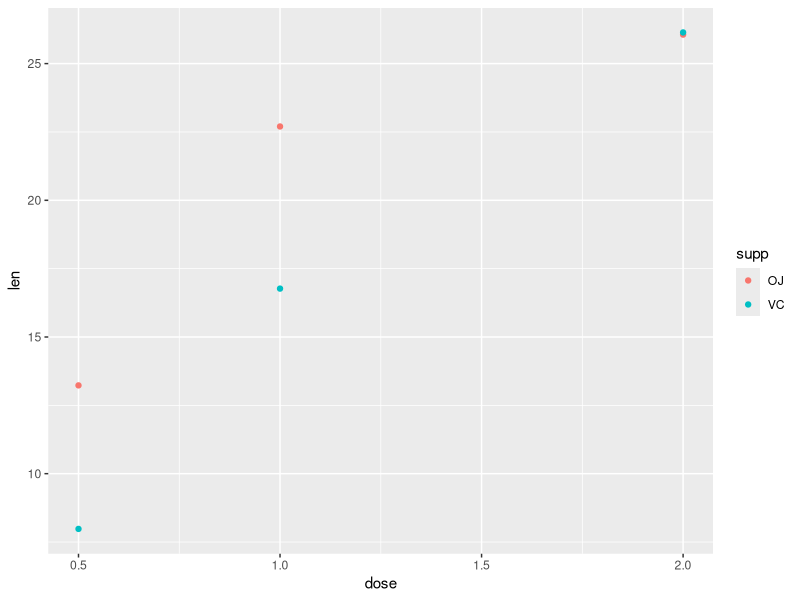
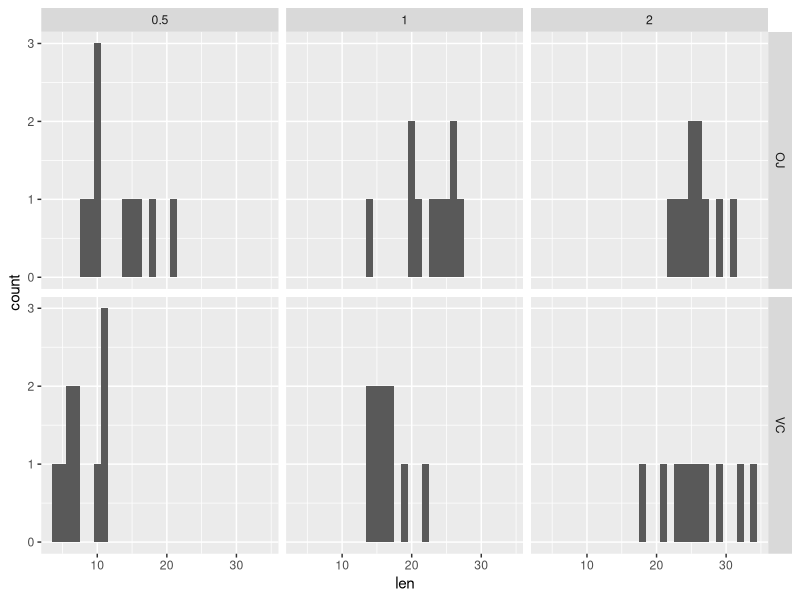

R code for these plots, in order: (Note: this script raises an error after producing the figures.)
## ---- chunk 1
data(ToothGrowth)
library(ggplot2)
## ---- chunk 2
    summary(ToothGrowth)
## ---- chunk 3
    data <- aggregate(len ~ supp + dose, data = ToothGrowth, FUN = mean)
    ggplot(data, aes(x = dose, y = len, color = supp)) + geom_point() 
## ---- chunk 4
    g <- ggplot(ToothGrowth, aes(x = len))
    #g  + facet_grid(supp ~ dose) + geom_line()
    ggplot(ToothGrowth, aes(x = len)) + geom_histogram(binwidth = 1) + facet_grid(supp ~ dose)
## ---- chunk 5
    un_dose <- unique(ToothGrowth$dose)
    un_supp <- unique(ToothGrowth$supp)
    for (dose in un_dose) {
        print(paste("T-test for ", dose, " dose:", sep = ""))
        data <- ToothGrowth[ToothGrowth$dose == dose, ]
        print(t.test(len ~ supp, data = data, var.equal = FALSE, paired = FALSE))
    }

